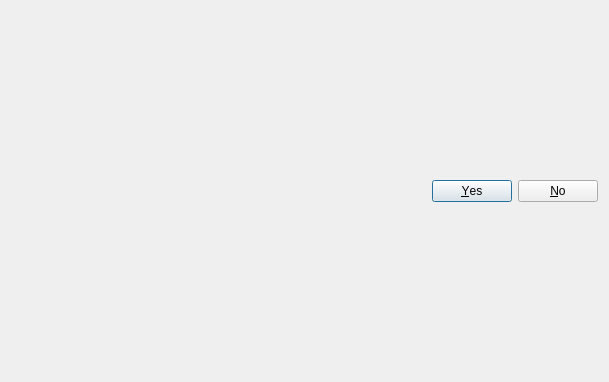
<?xml version="1.0" encoding="UTF-8"?>
<ui version="4.0">
 <class>ResultDialog</class>
 <widget class="QDialog" name="ResultDialog">
  <property name="geometry">
   <rect>
    <x>0</x>
    <y>0</y>
    <width>609</width>
    <height>382</height>
   </rect>
  </property>
  <property name="windowTitle">
   <string>ResultDialog</string>
  </property>
  <layout class="QVBoxLayout" name="verticalLayout_2">
   <item>
    <layout class="QHBoxLayout" name="horizontalLayout"/>
   </item>
   <item>
    <widget class="QDialogButtonBox" name="buttonBox">
     <property name="autoFillBackground">
      <bool>false</bool>
     </property>
     <property name="standardButtons">
      <set>QDialogButtonBox::No|QDialogButtonBox::Yes</set>
     </property>
    </widget>
   </item>
  </layout>
 </widget>
 <resources/>
 <connections/>
</ui>
